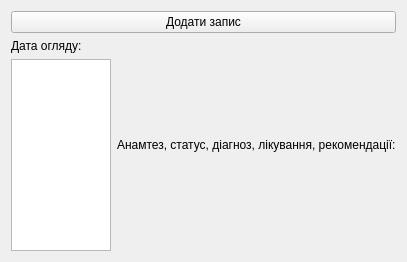
       <widget class="QWidget" name="tab_3">
        <attribute name="title">
         <string>Щоденник лікаря</string>
        </attribute>
        <layout class="QGridLayout" name="gridLayout">
         <item row="0" column="0">
          <layout class="QVBoxLayout" name="verticalLayout_5">
           <item>
            <widget class="QPushButton" name="pushButton_Add_Tab3">
             <property name="text">
              <string>Додати запис</string>
             </property>
            </widget>
           </item>
           <item>
            <layout class="QHBoxLayout" name="horizontalLayout_2">
             <item>
              <layout class="QVBoxLayout" name="verticalLayout_6">
               <item>
                <widget class="QLabel" name="label">
                 <property name="minimumSize">
                  <size>
                   <width>100</width>
                   <height>0</height>
                  </size>
                 </property>
                 <property name="maximumSize">
                  <size>
                   <width>100</width>
                   <height>16777215</height>
                  </size>
                 </property>
                 <property name="text">
                  <string>Дата огляду:</string>
                 </property>
                </widget>
               </item>
               <item>
                <widget class="QTableView" name="tableView_DateView">
                 <property name="maximumSize">
                  <size>
                   <width>100</width>
                   <height>16777215</height>
                  </size>
                 </property>
                </widget>
               </item>
              </layout>
             </item>
             <item>
              <layout class="QVBoxLayout" name="verticalLayout_7">
               <item>
                <widget class="QLabel" name="label_2">
                 <property name="text">
                  <string>Анамтез, статус, діагноз, лікування, рекомендації:</string>
                 </property>
                </widget>
               </item>
              </layout>
             </item>
            </layout>
           </item>
          </layout>
         </item>
        </layout>
       </widget>
